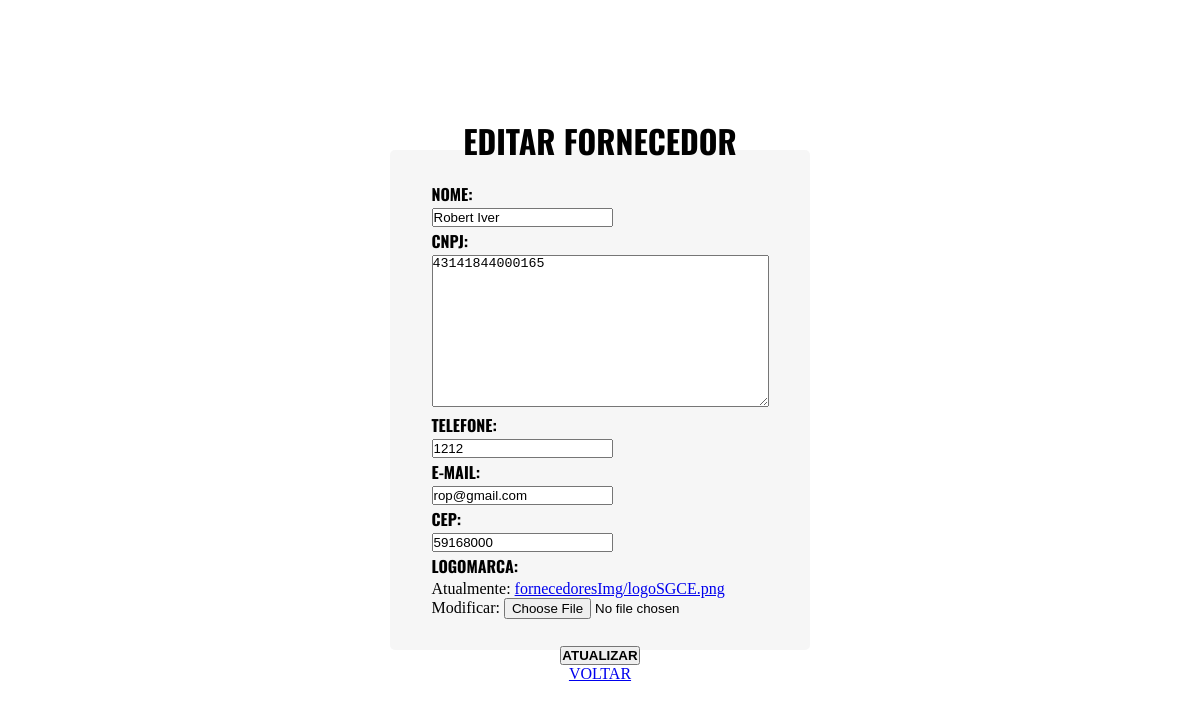
/fornecedorEdit/2 (signed in), run on the app's committed database.
### core/models.py (models this page shows, shortened)
class Fornecedor(models.Model):
    nome = models.CharField('Nome', max_length=100,blank=False)
    cnpj = CNPJField(masked=True,blank=False)
    telefone = models.IntegerField('Telefone',blank=False)
    codigoPostal = models.IntegerField('CEP',blank=False)
    emailFornecedor = models.EmailField('Email',max_length=100,blank=False)
    fotoFornecedor = models.ImageField('Foto',upload_to='fornecedoresImg',null=True)

### core/views.py (the view)
# urls.py: path('fornecedorEdit/<int:id>',fornecedor_Edit,name='edit_fornecedor'),
@login_required
def fornecedor_Edit(request,id):
    frnc = Fornecedor.objects.get(pk=id)
    form = FornecedorForm(request.POST or None,request.FILES or None, instance=frnc)
    if form.is_valid():
        form.save()
        return redirect('list_fornecedor')
    contexto = {
        'form': form
    }
    return render(request, 'fornecedor_edit.html', contexto)

### core/forms.py
class FornecedorForm(forms.ModelForm):
    class Meta:
        model = Fornecedor
        fields = ['nome','cnpj','telefone','codigoPostal','emailFornecedor','fotoFornecedor']

### templates/fornecedor_edit.html (shortened to what this page needs)
<!DOCTYPE html>
{% load static %}
<html lang="pt-br">
  <head>
    <link rel="stylesheet" href="{% static '/css/cad/cadFornecedores.css' %}" />
  </head>
  <body>
    <main>
      <form method="post" enctype="multipart/form-data">
        <div class="telaCad">
          <div class="nameTLR">
            <h1>EDITAR FORNECEDOR</h1>
          </div>
          <div class="alinhamento">
            <h4>NOME:</h4>
            <p>{{form.nome}}</p>
            <h4>CNPJ:</h4>
            <p>{{form.cnpj}}</p>
            <h4>TELEFONE:</h4>
            <p>{{form.telefone}}</p>
            <h4>E-MAIL:</h4>
            <p>{{form.emailFornecedor}}</p>
            <h4>CEP:</h4>
            <p>{{form.codigoPostal}}</p>
            <h4>LOGOMARCA:</h4>
            <p>{{form.fotoFornecedor}}</p>
          </div>
          <button type="submit"><h4>ATUALIZAR</h4></button>
          <a href="{% url 'list_fornecedor' %}"><p>VOLTAR</p></a>
        </div>
      </form>
    </main>
  </body>
</html>

### static/css/cad/cadFornecedores.css (style rules this page uses)
:root { --cinzabg: rgba(245, 245, 245, 0.9); --pretotxt: rgb(17, 17, 17); --azul: rgba(15, 0, 100, 0.822); --azulclaro: rgba(26, 4, 150, 0.288); --cinza: rgb(206, 206, 206); }
* { padding: 0%; margin: 0%; box-sizing: border-box; }
body { background-size: auto; background-image: linear-gradient(to right, --azul, --azulclaro); height: 100vh; width: 100vw; }
main { display: flex; justify-content: center; align-items: center; height: 100vh; width: 100vw; }
.telaCad { display: flex; justify-content: center; align-items: center; flex-direction: column; border-radius: 5px; width: 420px; height: 500px; background-color: var(--cinzabg); }
.telaCad button { margin-top: 25px; }
.nameTLR { font-family: "Oswald", sans-serif; margin-bottom: 18px; }
.alinhamento { display: flex; flex-direction: column; align-items: flex-start; justify-content: right; }
.alinhamento p { margin: 2px 0px 2px 0px; }
.alinhamento h4 { font-family: "Oswald", sans-serif; }

### data on the page
Fornecedor: nome "Robert Iver", cnpj "43141844000165", telefone "1212", emailFornecedor "rop@gmail.com", codigoPostal "59168000"
